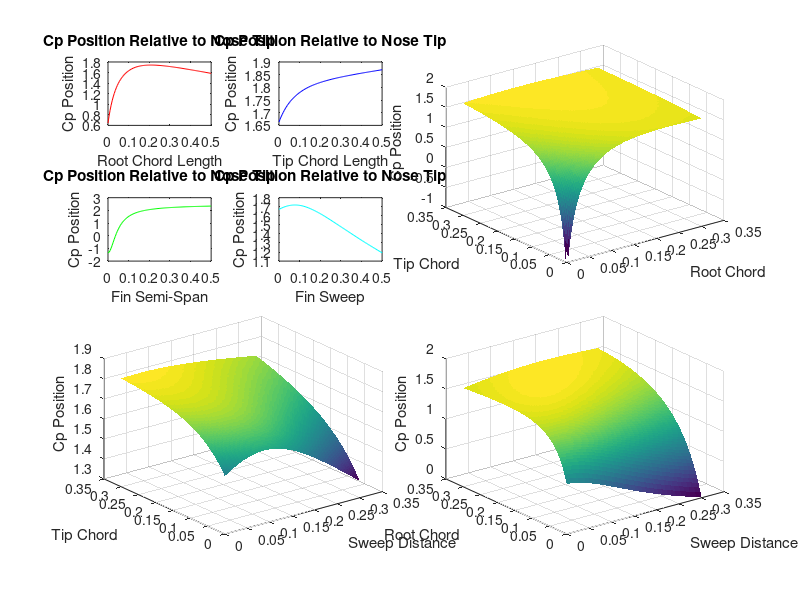

Source code (MATLAB):
%Stability Calculator (by Victor Yip)

% Constants (all dimensions in meters):
L_n = 0.548;    % Nose Length
F_r = 0.150;    % Fin Root Chord
F_t = 0.033;    % Fin Tip Chord
F_s = 0.12192;  % Fin Semi-Span
S = 0.084;      % Sweep Distance
L_r = 2.65575;  % Rocket Length
L_z = 0.0762;   % Nozzle Length
N = 3;          % # of fins
Cn_n = 0.5;     % Nose Cone Coefficient
t = 0.00635;    % Max Fin Root Thickness
X_tc = 0.00635; % Distance from Fin Leading Edge to Max Thickness
L_red = 0.05995;% Length Reduction @ back
D_noz = 0.08204;% Nozzle Diameter
D_nos = 0.140;  % Nose Base Diameter
D_end = 0.1077; % End Diameter
F_w = 0.00381;    % Fin Width
F_fl = 0.21895; % Fin Front Length

% Calculated Dimensions
F_m = F_s/cos(atan((S+(F_t/2)-(F_r/2))/F_s)); % Fin Mid-Chord Line
L_nf = (L_r-F_r)-L_red; % Nose Tip to Fin Chord Leading Edge

% X (distance from nose tip to component's Cp):
% NOTE: Normal Body and Shoulder Forces are neglected 
X_n = L_n/2;
X_b = L_r - L_red + (L_red/3)*(1+1/(1+D_nos/D_end));
X_fb = L_nf+ (S*(F_r+2*F_t))/(3*(F_r+F_t)) + (1/6)*(F_r+F_t-(F_r*F_t)/(F_r+F_t));

% Component Coefficient of Normal Force (Cn)
Cn_n = 2;
Cn_b = 2*(((D_end/D_nos)^2)-1);
Cn_f = (4*N*(F_s/D_nos)^2)/(1+sqrt(1+(2*F_m/(F_r+F_t))^2));
int = 1+ (D_nos/2)/(F_s+(D_nos/2));
Cn_fb = int*Cn_f;

% Net Coefficient of Normal Force
Cn_net = Cn_n + Cn_b + Cn_fb;
% Net Cp Distance from Nose Tip 
X_net = ((Cn_n*X_n)+(Cn_b*X_b)+(Cn_fb*X_fb))/Cn_net;

% CP POSITION AS FUNC OF ROOT CHORD
% Using F_r as variable (default values for all else):
r_L_nf = @(x)(L_r-x)-L_red;
r_F_m = @(x) F_s/cos(atan((S+(F_t/2)-(x/2))/F_s));
r_Cn_fb = @(x) ((4*N*(F_s/D_nos)^2)/(1+sqrt(1+(2*r_F_m(x)/(x+F_t))^2)))*int;
r_X_fb = @(x) (r_L_nf(x)+ (S*(x+2*F_t))/(3*(x+F_t)) + (1/6)*(x+F_t-(x*F_t)/(x+F_t)));
f_r = @(x)((Cn_n*X_n)+(Cn_b*X_b)+(r_Cn_fb(x)*r_X_fb(x)))/(Cn_b+Cn_n+r_Cn_fb(x));
n_step = 100;
step = 0.3/100;
d = linspace(0,0.5,n_step);
y_r = zeros(1,100);
for i = 1:n_step
    y_r(i) = f_r(d(i));
end
subplot(4,4,1)
plot(d,y_r,'r');
title('Cp Position Relative to Nose Tip');
xlabel('Root Chord Length');
ylabel('Cp Position');

% CP POSITION AS FUNC OF TIP CHORD
t_F_m = @(x) F_s/cos(atan((S+(x/2)-(F_r/2))/F_s));
t_Cn_fb = @(x) ((4*N*(F_s/D_nos)^2)/(1+sqrt(1+(2*t_F_m(x)/(F_r+x))^2)))*int;
t_X_fb  = @(x) (L_nf+ (S*(F_r+2*x))/(3*(F_r+x)) + (1/6)*(F_r+x-(F_r*x)/(F_r+x)));
f_t = @(x) ((Cn_n*X_n)+(Cn_b*X_b)+(t_Cn_fb(x)*t_X_fb(x)))/(Cn_b+Cn_n+t_Cn_fb(x));
y_t = zeros(1,100);
for i = 1:n_step
    y_t(i) = f_t(d(i));
end
subplot(4,4,2)
plot(d,y_t,'b')
title('Cp Position Relative to Nose Tip');
xlabel('Tip Chord Length');
ylabel('Cp Position');

% CP POSITION AS FUNC OF SEMI-SPAN 
se_F_m = @(x) x/cos(atan((S+(F_t/2)-(F_r/2))/x));
se_int = @(x) 1+(D_nos/2)/(x+(D_nos/2));
se_Cn_fb = @(x) ((4*N*(x/D_nos)^2)/(1+sqrt(1+(2*se_F_m(x)/(F_r+F_t))^2)))*se_int(x);
se_X_fb = X_fb;
f_se = @(x) ((Cn_n*X_n)+(Cn_b*X_b)+(se_Cn_fb(x)*se_X_fb))/(Cn_b+Cn_n+se_Cn_fb(x));
y_se = zeros(1,100);
for i = 1:n_step
    y_se(i) = f_se(d(i));
end
subplot(4,4,5)
plot(d,y_se,'g');
title('Cp Position Relative to Nose Tip');
xlabel('Fin Semi-Span');
ylabel('Cp Position');

% CP POSITION AS FUNC OF SWEEP
sw_F_m = @(x) F_s/cos(atan((x+(F_t/2)-(F_r/2))/F_s));
sw_Cn_fb = @(x) int*(4*N*(F_s/D_nos)^2)/(1+sqrt(1+(2*sw_F_m(x)/(F_r+F_t))^2));
sw_X_fb = @(x) (L_nf+ (x*(F_r+2*F_t))/(3*(F_r+F_t)) + (1/6)*(F_r+F_t-(F_r*F_t)/(F_r+F_t)));
f_sw = @(x) ((Cn_n*X_n)+(Cn_b*X_b)+(sw_Cn_fb(x)*sw_X_fb(x)))/(Cn_b+Cn_n+sw_Cn_fb(x));
y_sw = zeros(1,100);
for i = 1:n_step
    y_sw(i) = f_sw(d(i));
end
subplot(4,4,6)
plot(d,y_sw,'c');
title('Cp Position Relative to Nose Tip');
xlabel('Fin Sweep');
ylabel('Cp Position');

%Two-Variable Plots

%ROOT CHORD v.s. TIP CHORD as variables
[R_mesh,T_mesh] = meshgrid(0:step:0.3);
rt_L_nf = (L_r-R_mesh)-L_red;
rt_F_m = F_s./cos(atan((S+(T_mesh./2)-(R_mesh/2))/F_s));
rt_Cn_fb = ((4*N*(F_s/D_nos).^2)./(1+sqrt(1+(2*rt_F_m./(R_mesh+T_mesh)).^2)))*int; 
rt_X_fb = (rt_L_nf+ (S*(R_mesh+2.*T_mesh))./(3*(R_mesh+T_mesh)) + (1/6)*(R_mesh+T_mesh-(R_mesh.*T_mesh)./(R_mesh+T_mesh)));
Y_RT = ((Cn_n*X_n)+(Cn_b*X_b)+(rt_Cn_fb.*rt_X_fb))./(Cn_b+Cn_n+rt_Cn_fb);

subplot(4,4,[3 4 7 8]) % Plotting Surface
surf(R_mesh,T_mesh,Y_RT,'LineStyle','none');
xlabel('Root Chord');
ylabel('Tip Chord');
zlabel('Cp Position');

% SWEEP v.s. TIP CHORD as variables
[SW_mesh,T_mesh] = meshgrid(0:step:0.3);
st_F_m = F_s./cos(atan((SW_mesh+(T_mesh./2)-(F_r/2))/F_s));
st_Cn_fb = ((4*N*(F_s/D_nos).^2)./(1+sqrt(1+(2*st_F_m./(F_r+T_mesh)).^2)))*int;
st_X_fb = (L_nf+ (SW_mesh.*(F_r+2*T_mesh))./(3*(F_r+T_mesh)) + (1/6)*(F_r+T_mesh-(F_r.*T_mesh)./(F_r+T_mesh)));
Y_ST = ((Cn_n*X_n)+(Cn_b*X_b)+(st_Cn_fb.*st_X_fb))./(Cn_b+Cn_n+st_Cn_fb);

subplot(4,4,[9 10 13 14]) % Plotting Surface
surf(SW_mesh,T_mesh,Y_ST,'LineStyle','none');
xlabel('Sweep Distance');
ylabel('Tip Chord');
zlabel('Cp Position');

% SWEEP v.s. ROOT CHORD as variables;
[SW_mesh,R_mesh] = meshgrid(0:step:0.3);
sr_L_nf = (L_r-R_mesh)-L_red;
sr_F_m = F_s./cos(atan((SW_mesh+(F_t/2)-(R_mesh./2))/F_s));
sr_Cn_fb = ((4*N*(F_s/D_nos).^2)./(1+sqrt(1+(2.*sr_F_m./(R_mesh+F_t)).^2)))*int;
sr_X_fb = (sr_L_nf+ (SW_mesh.*(R_mesh+2*F_t))./(3*(R_mesh+F_t)) + (1/6)*(R_mesh+F_t-(R_mesh.*F_t)./(R_mesh+F_t)));
Y_SR = ((Cn_n*X_n)+(Cn_b*X_b)+(sr_Cn_fb.*sr_X_fb))./(Cn_b+Cn_n+sr_Cn_fb);

subplot(4,4,[11 12 15 16]) % Plotting Surface
surf(SW_mesh,R_mesh,Y_SR,'LineStyle','none');
xlabel('Sweep Distance');
ylabel('Root Chord');
zlabel('Cp Position');

